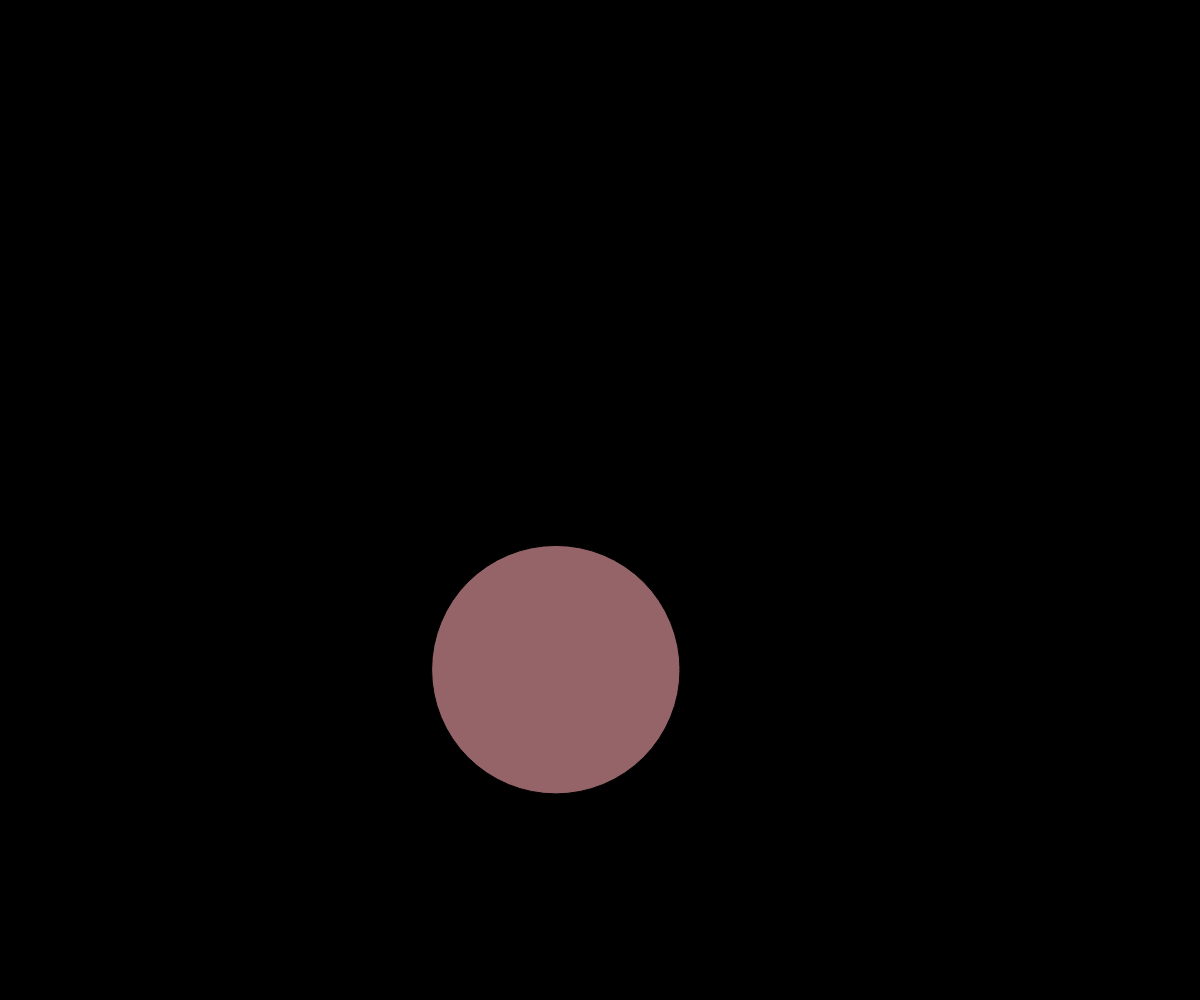
Frame 1 (no input)
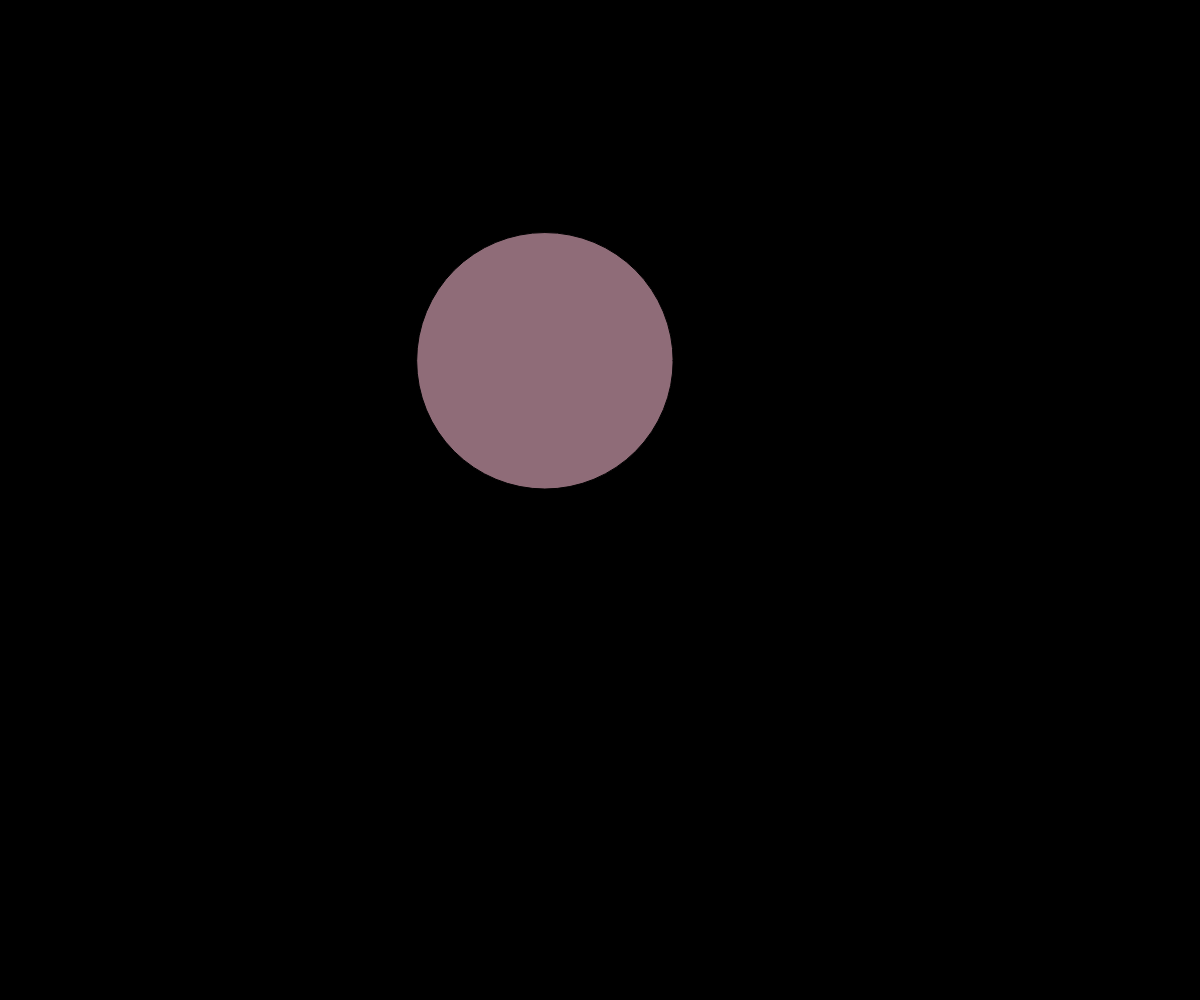
Frame 60 (no input)
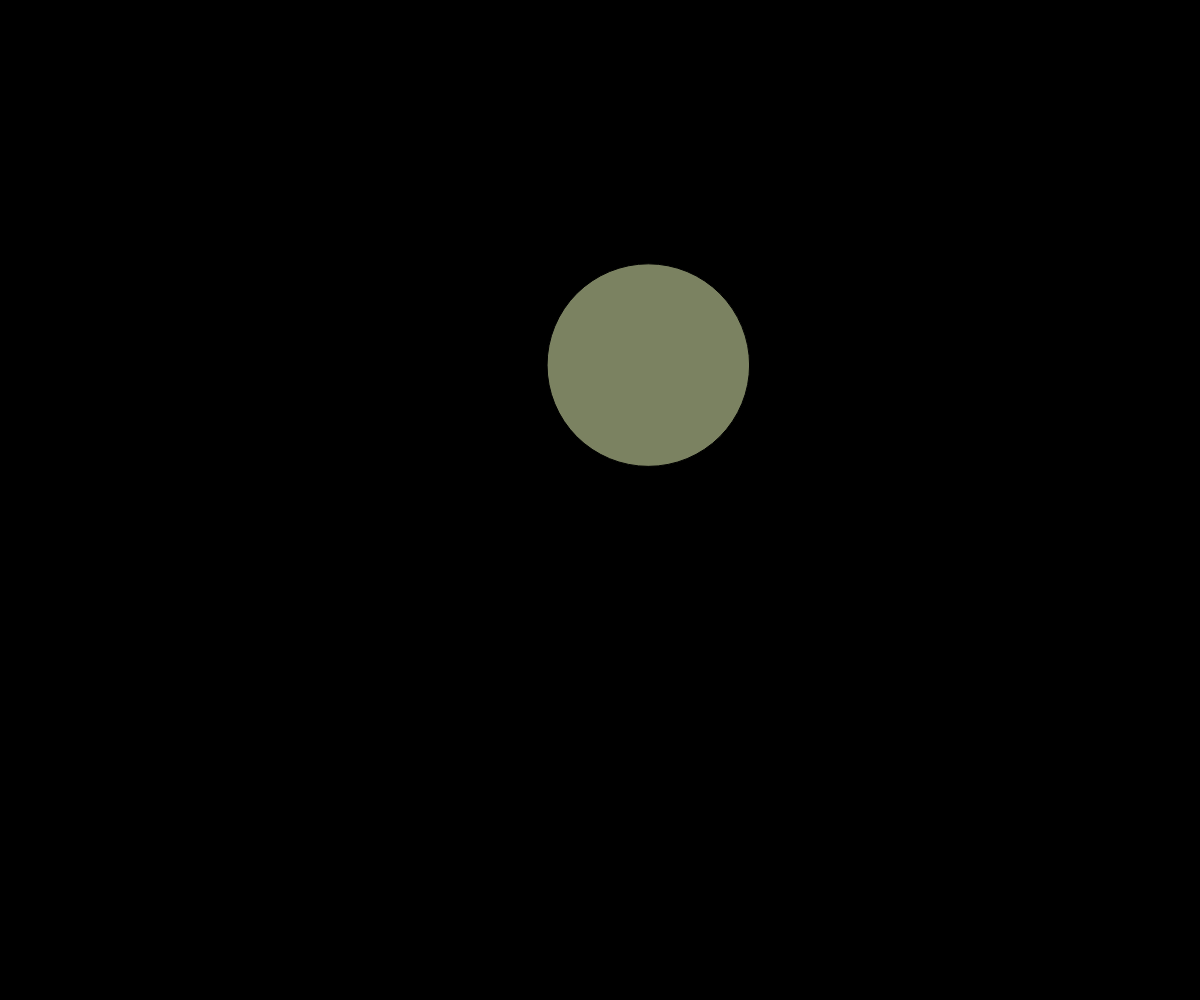
Frame 120 (the mouse pressed at the canvas centre since frame 60)

The p5.js sketch that drew these frames (run headless with seeded random() and noise() and a simulated clock; from frame 60 on, the mouse is pressed at the canvas centre):

// p5.js sketch
// ── sketch.js
// Project Title
// Your Name
// Date
//
// Extra for Experts:
// - describe what you did to take this project "above and beyond"
let d1, d2;
let minSize = 100; let maxSize = 500;
let x1, x2, y1, y2;

//variable for noise

let noiseTime = 5;
let noiseSpeed = 0.01;
let colorNoise, colorNoise2, colorNoise3;

function setup() {
  createCanvas(windowWidth, windowHeight);
  x1 = width / 2
  x2 = width / 2
  y1 = height / 3
  y2 = 2 * height / 3
  //frameRate(5);
}

function draw() {
  background(0);
  //randomSeed(100);
  //    ^ has same starting point so random is consistently starting the same sequence
  //stars();
  //randomCircle();
  noiseCircle();
}

function stars() {
  //use random to generate 100 stars
  noStroke();
  for (let i = 0; i <= 10000; i++) {
    fill(random(155, 255));
    let x = random(0, width);
    let y = random(0, height);
    circle(x, y, 5);
  }
}

function randomCircle() {
  //random and erratic circle using random
  noStroke();
  d1 = random(minSize, maxSize)
  fill(120, 120, 255)
  circle(x1, y1, d1)
}

function noiseCircle() {
  //random and smooth circle using noise
  d2 = map(noise(noiseTime), 0, 1, minSize, maxSize);

  x2 = map(noise(noiseTime + 5), 0, 1, 0, width)
  y2 = map(noise(noiseTime - 5), 0, 1, 0, height)

  colorNoise = map(noise(noiseTime + 10), 0, 1, 0, 255)
  colorNoise2 = map(noise(noiseTime + 20), 0, 1, 0, 255)
  colorNoise3 = map(noise(noiseTime + 30), 0, 1, 0, 255)

  fill(colorNoise, colorNoise2, colorNoise3)

  noiseTime = noiseTime + noiseSpeed

  circle(x2, y2, d2)
}
